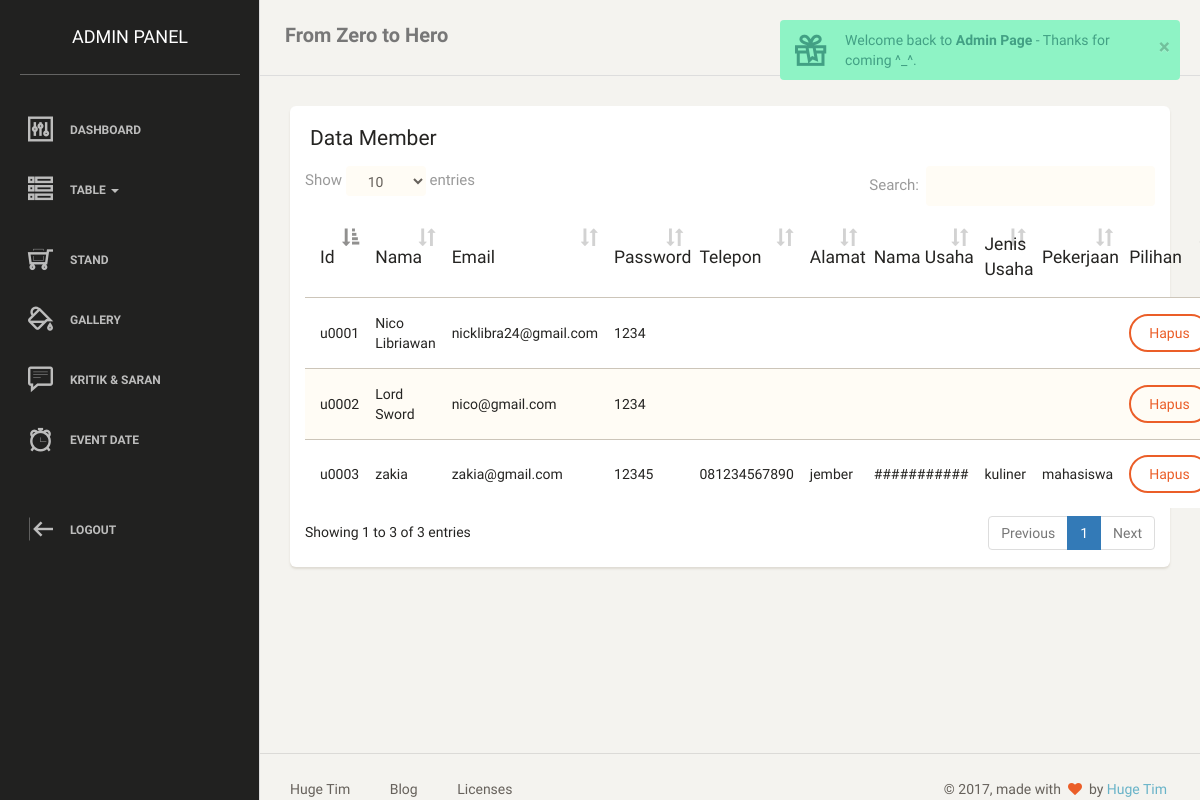
/admin/home.php?home=user (signed in), run on an earlier commit of the app's database.
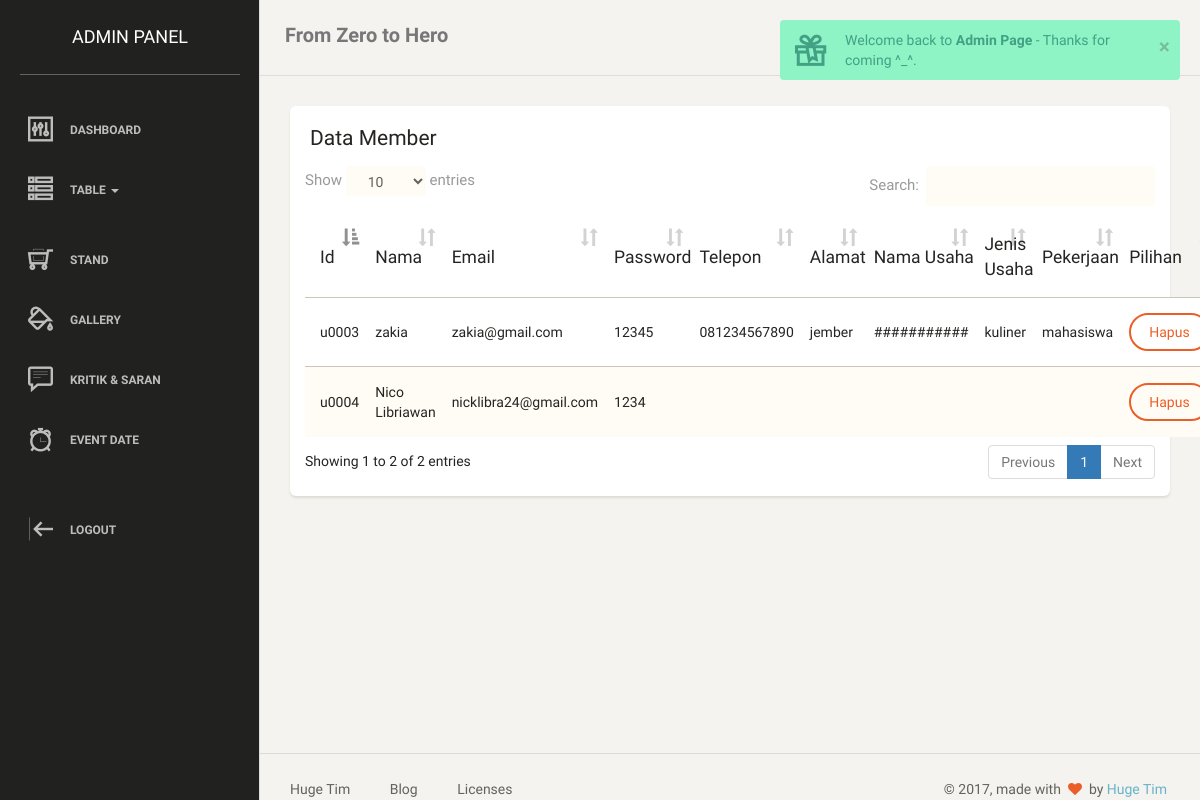
And on a later commit of the database.
### tables this page shows
CREATE TABLE IF NOT EXISTS `user` (
  `id_user` varchar(5) NOT NULL,
  `id_admin` varchar(5) DEFAULT NULL,
  `nama_user` varchar(30) DEFAULT NULL,
  `email_user` varchar(30) DEFAULT NULL,
  `pass_user` varchar(10) DEFAULT NULL,
  `phone_user` varchar(13) DEFAULT NULL,
  `alamat_user` varchar(60) DEFAULT NULL,
  `nama_usaha` varchar(20) DEFAULT NULL,
  `jenis_usaha` varchar(15) DEFAULT NULL,
  `pekerjaan` varchar(15) DEFAULT NULL,
  PRIMARY KEY (`id_user`),
  KEY `FK_MENDAFTAR` (`id_admin`)
);

### admin/menu/user.php (the view)
<div class="row">
  <div class="col-md-12">
      <div class="card">
          <div class="header">
              <h4 class="title">Data Member</h4>
          </div>
          <div class="content table-responsive">
              <table class="table table-striped" id="tabel_data">
                  <thead>
                      <th>Id</th>
                    <th>Nama</th>
                    <th>Email</th>
                    <th>Password</th>
                      <th>Telepon</th>
                      <th>Alamat</th>
                      <th>Nama Usaha</th>
                      <th>Jenis Usaha</th>
                      <th>Pekerjaan</th>
                      <th>Pilihan</th>
                  </thead>
                  <tbody>
                      <?php
$query = mysqli_query($connect,"SELECT * FROM `user`");
while($data = mysqli_fetch_array($query)){
?>
                      <tr>
                        <td><?php echo $data['id_user']?></td>
                        <td><?php echo $data['nama_user']?></td>
                        <td><?php echo $data['email_user']?></td>
                        <td><?php echo $data['pass_user']?></td>
                          <td><?php echo $data['phone_user']?></td>
                        <td><?php echo $data['alamat_user']?></td>
                        <td><?php echo $data['nama_usaha']?></td>
                        <td><?php echo $data['jenis_usaha']?></td>
                          <td><?php echo $data['pekerjaan']?></td>
                          <td>
      <a onclick="if(confirm('Apakah anda yakin ingin menghapus data ini ??'))
      { location.href='menu/deleteuser.php?id=<?php echo $data['id_user'];?>' }" class="btn btn-danger">Hapus</a>
</td>
                      </tr>
                      <?php } ?>
                  </tbody>
              </table>
          </div>
      </div>
  </div>
</div>

What changed in the data, as far as the page shows it:
removed user: id_user "u0001", nama_user "Nico Libriawan", email_user "nicklibra24@gmail.com", pass_user "1234"
removed user: id_user "u0002", nama_user "Lord Sword", email_user "nico@gmail.com", pass_user "1234"
added user: id_user "u0004", nama_user "Nico Libriawan", email_user "nicklibra24@gmail.com", pass_user "1234"
Also different on the page:
text written by a page script: "Show entries Search: Showing 1 to 3 of 3 entries Previous 1 Next" → "Show entries Search: Showing 1 to 2 of 2 entries Previous 1 Next"
